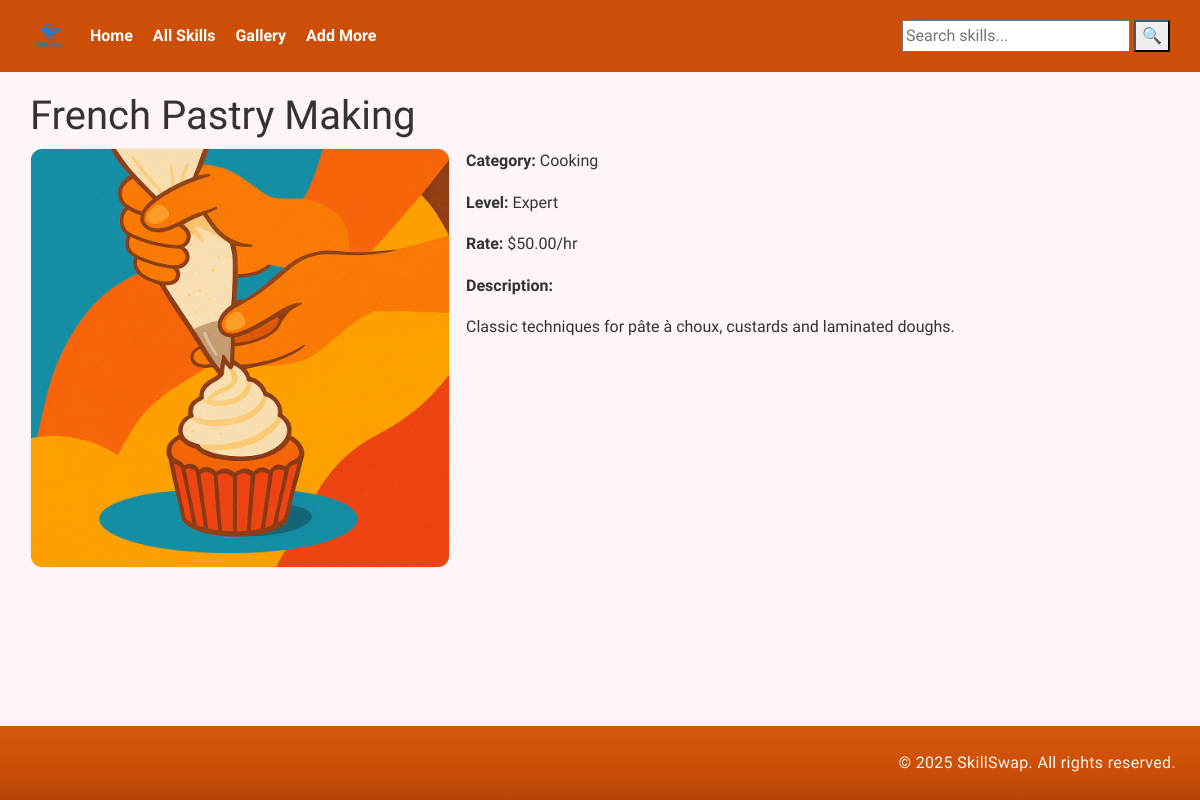
The page /details.php?id=8 on the database its author committed.
### tables this page shows
CREATE TABLE `skills` (
  `skill_id` int(11) NOT NULL,
  `title` varchar(150) NOT NULL,
  `description` text NOT NULL,
  `category` varchar(50) DEFAULT NULL,
  `image_path` varchar(255) DEFAULT NULL,
  `rate_per_hr` decimal(8,2) NOT NULL,
  `level` enum('Beginner','Intermediate','Expert') NOT NULL DEFAULT 'Intermediate',
  `created_at` datetime NOT NULL DEFAULT current_timestamp()
);

### details.php (the view, shortened to what this page needs)
<?php
require __DIR__ . '/includes/db_connect.inc';
require __DIR__ . '/includes/header.inc';
require __DIR__ . '/includes/nav.inc';
$id = isset($_GET['id']) ? (int) $_GET['id'] : 0;
$sql = "SELECT skill_id, title, image_path, category, level, rate_per_hr, description
        FROM skills
        WHERE skill_id = $id";
$res = $conn->query($sql);
$skill = $res && $res->num_rows > 0 ? $res->fetch_assoc() : null;
?>
<main class="container">
  <?php if ($skill): ?>
    <h1><?= htmlspecialchars($skill['title']) ?></h1>
    <div class="details-layout">
      <div class="details-thumb">
        <img
          src="assets/images/skills/<?= htmlspecialchars($skill['image_path']) ?>"
          alt="<?= htmlspecialchars($skill['title']) ?>"
          data-full="assets/images/skills/<?= htmlspecialchars($skill['image_path']) ?>"
        />
      </div>
      <div>
        <p><strong>Category:</strong> <?= htmlspecialchars($skill['category']) ?></p>
        <p><strong>Level:</strong> <?= htmlspecialchars($skill['level']) ?></p>
        <p><strong>Rate:</strong> $<?= number_format((float)$skill['rate_per_hr'], 2) ?>/hr</p>
        <p><strong>Description:</strong></p>
        <p><?= nl2br(htmlspecialchars($skill['description'])) ?></p>
      </div>
    </div>
  <?php else: ?>
    <p>Skill not found.</p>
  <?php endif; ?>
</main>
<?php require __DIR__ . '/includes/footer.inc'; ?>

### assets/css/styles.css (style rules this page uses)
:root { --brand: #cd4f07; --brand-dark: #893a14; --bg: #fff5f8; --ink: #333; --footer: #cd4f07; }
* { box-sizing: border-box; }
html, body { height: 100%; }
body { margin: 0; font-family: 'Ysabeau SC', sans-serif; background: var(--bg); color: var(--ink); line-height: 1.6; }
main.container { padding: 1.25rem 0 2rem; }
.details-layout { display: grid; grid-template-columns: 420px 1fr; gap: 1rem; }
.details-thumb img { width: 100%; height: auto; border-radius: 12px; border: 1px solid #eee; }
body { display:flex; min-height:100%; flex-direction:column; }
main.container { flex:1 0 auto; }

### rows shown on the page
skills: title "French Pastry Making", image_path (picture), category "Cooking", level "Expert", rate_per_hr "50.00", description "Classic techniques for pâte à choux, custards and laminated doughs."
